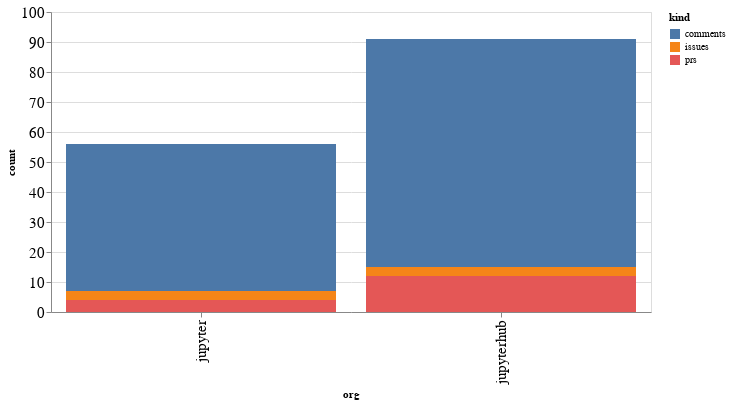

The code cell stored with this chart in its notebook:
### Code cell
alt.Chart(org_summaries, width=600).mark_bar().encode(
    x='org',
    y='count',
    color='kind',
    tooltip="org"
)

### Figure 1 — Vega-Lite specification as saved in the notebook (floating-point values rounded to 4 significant figures)
{"config": {"axisLeft": {"labelFontSize": 15}, "axisBottom": {"labelFontSize": 15}}, "data": {"name": "data-e69b8c11a1c8e30d695dfb2621850f1c"}, "mark": "bar", "encoding": {"color": {"type": "nominal", "field": "kind"}, "tooltip": {"type": "nominal", "field": "org"}, "x": {"type": "nominal", "field": "org"}, "y": {"type": "quantitative", "field": "count"}}, "width": 600, "$schema": "https://vega.github.io/schema/vega-lite/v4.8.1.json", "datasets": {"data-e69b8c11a1c8e30d695dfb2621850f1c": [{"org": "jupyter", "kind": "comments", "count": 49}, {"org": "jupyter", "kind": "issues", "count": 3}, {"org": "jupyter", "kind": "prs", "count": 4}, {"org": "jupyterhub", "kind": "comments", "count": 76}, {"org": "jupyterhub", "kind": "issues", "count": 3}, {"org": "jupyterhub", "kind": "prs", "count": 12}]}}
